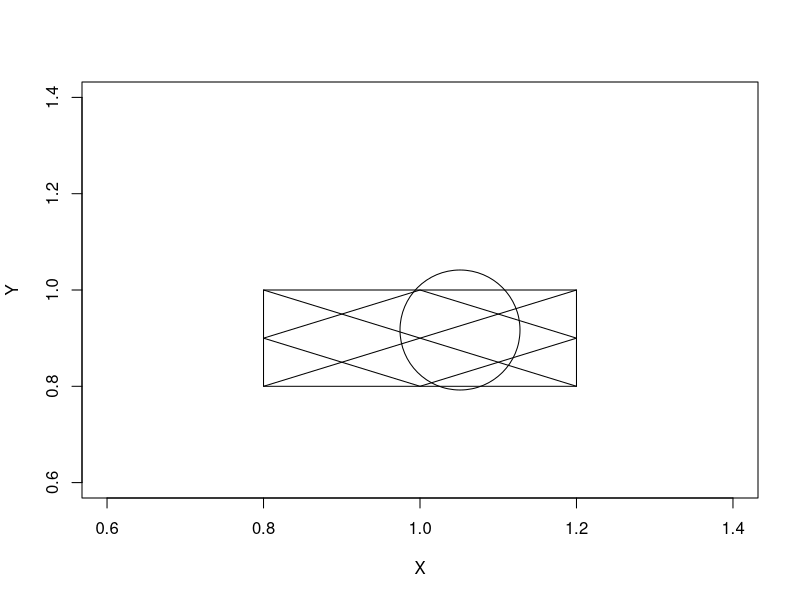
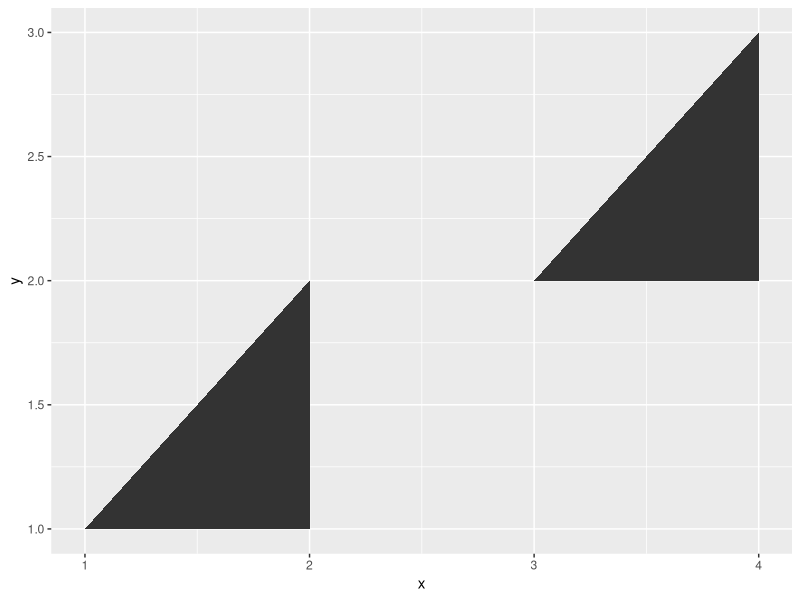

Write R code to recreate these figures, in order. (Note: this script raises an error after producing the figures.)
library(grid)

plot(1, 1, col = "white", xlab = "X", ylab = "Y")
## Circle
grid.circle(r = 0.1,x = 0.575,y=0.45)

#### Square
polygon(x = c(0.8, 0.8, 1.2,  1.2),
        y = c(0.8, 1.0, 1.0, 0.8),    
        col = "transparent")
## Rhomb
polygon(x = c(1.0, 0.8, 1.0, 1.2),                           
        y = c(0.8, 0.9, 1.0, 0.9),                             
        col = "transparent")    

## Acute line
polygon(x = c(0.8, 1.2),                           
        y = c(0.8, 1.0),                             
        col = "transparent")

## Grave line
polygon(x = c(0.8, 1.2),                           
        y = c(1.0, 0.8),                             
        col = "transparent")


###
library(ggplot2)

d=data.frame(x=c(1,2,2, 3,4,4),
             y=c(1,1,2, 2,2,3),
             t=c('a', 'a', 'a',  'b', 'b', 'b'), r=c(1,2,3, 4,5,6))
ggplot() +
  geom_polygon(data=d, mapping=aes(x=x, y=y,group=t)) +
  NULL  


makeTriangle <- function(or,wd,hg,grp=NA){
  df = data.frame(x=c(or,or+wd,or+wd),
             y=c(or,or,or+hg),
             grp=grp)
  return(df)
}

d1 = makeTriangle(1,1,1,'a')
d2 = makeTriangle(1.75,1,1,'b')
d = rbind(d1)

scl <- 0.25
d <- mutate(d, x = ifelse(grp == 'a', x*scl, x))
d <-mutate(d, y = ifelse(grp == 'b', y*scl, y))  
  
ggplot() +
  geom_polygon(d,mapping=aes(x=x, y=y,group=grp),fill='white',color='black') +
  theme_void() +
  NULL  

###
d1 = makeTriangle(1,1,1,'a')
d = rbind(d1)


scaleList <- seq(0.1,1,.05)

makeArt <- function(scaleList){

  d = list()
  for (each in rev(seq(1,length(scaleList)))) {
    #print(let)
    scl <- scaleList[each]
    group <- letters[each]
    d <- rbind(d,makeTriangle(scl,scl,scl,group))
  }
  
  ggplot() +
    geom_polygon(d,mapping=aes(x=x, y=y,group=grp),fill='transparent',color='black') +
    geom_polygon(d,mapping=aes(x=y, y=x,group=grp),fill='transparent',color='black') +
    geom_polygon(d,mapping=aes(x=x*-1, y=y*-1,group=grp),fill='transparent',color='black') +
    geom_polygon(d,mapping=aes(x=y*-1, y=x*-1,group=grp),fill='transparent',color='black') +
    # geom_polygon(d %>% mutate(y=rev(y)),
    #              mapping=aes(x=y, y=x,group=grp),fill='transparent',color='black') +
    geom_polygon(d %>% mutate(x=rev(x)),
                 mapping=aes(x=y, y=x*-1,group=grp),fill='transparent',color='black') +
    geom_polygon(d %>% mutate(x=rev(x)),
                 mapping=aes(x=y*-1, y=x,group=grp),fill='transparent',color='black') +
    
    theme_void() +
    NULL  
}  
  
  
  

scaleList <- seq(0.1,1,.05)  
makeArt(scaleList)

makeArt( seq(0,2,.05) )
makeArt( seq(-1,1,.05) )
makeArt( seq(-2,2,.05) )

makeSymm <- function(scaleList){
  d = list()
  for (each in rev(seq(1,length(scaleList)))) {
    #print(let)
    scl <- scaleList[each]
  group <- letters[each]
  d <- rbind(d,makeTriangle(scl,scl,scl,group))
  }
  
  ggplot() +
    geom_polygon(d,mapping=aes(x=x, y=y,group=grp),fill='transparent',color='black') +
    geom_polygon(d,mapping=aes(x=x*-1, y=y,group=grp),fill='transparent',color='black') +
    #geom_polygon(d,mapping=aes(x=y, y=x,group=grp),fill='transparent',color='black') +
    geom_polygon(d,mapping=aes(x=x, y=y*-1,group=grp),fill='transparent',color='black') +
    geom_polygon(d,mapping=aes(x=x*-1, y=y*-1,group=grp),fill='transparent',color='black') +
    theme_void() +
    NULL  
}


makeSymm( seq(1.5,2,.05) )
makeSymm( seq(0,2,.05) )
makeSymm( seq(-1,2,.05) )

makeSymm( seq(-1,2,.5) )
